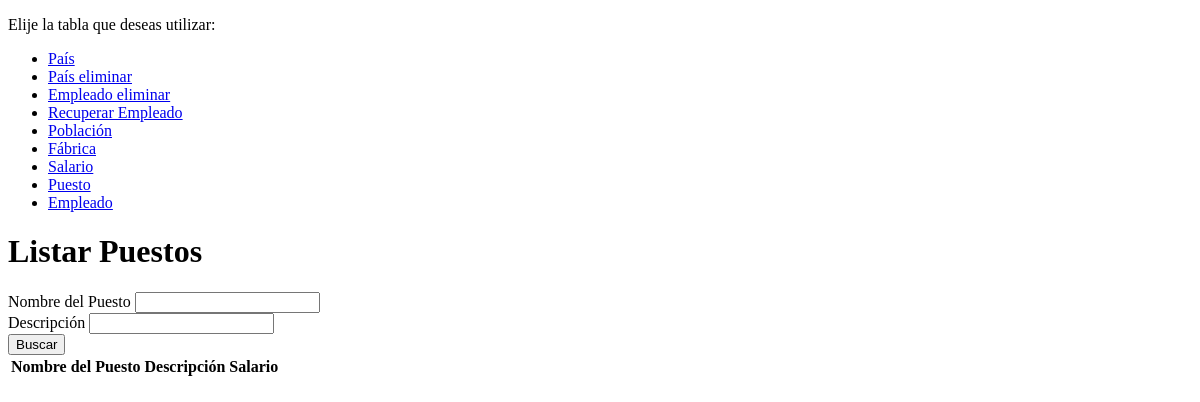
Page /Gestions/listar_puestos/ on the earlier database version.
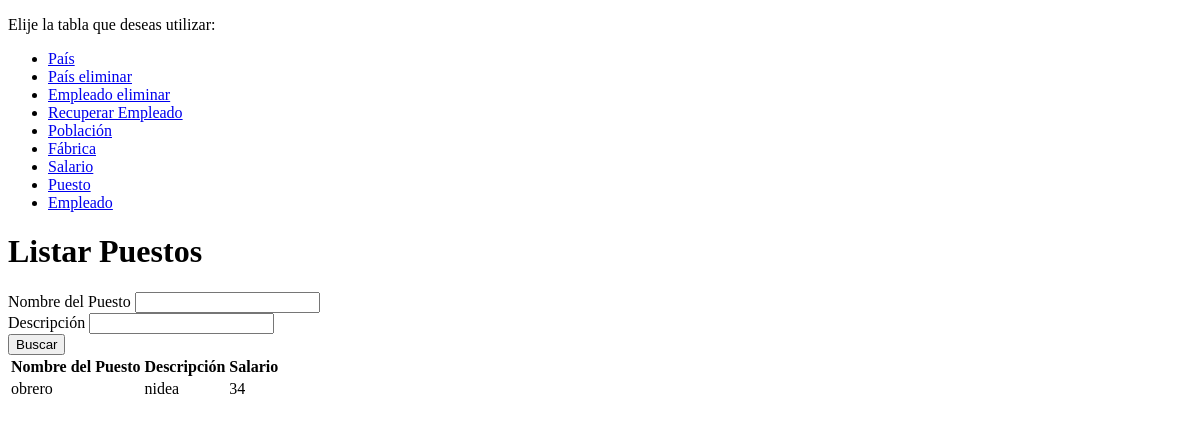
Same page on the later database version.
### Gestions/models.py (models this page shows, shortened)
class Puesto(models.Model):
    nombre_puesto = models.CharField(max_length=15, blank=False, null=False)
    descripcion = models.TextField(null=False)
    salario = models.ForeignKey(Salario, on_delete=models.CASCADE, related_name='puestos')

class Salario(models.Model):
    valor_bruto_año = models.IntegerField(null=False, blank=False)
    extra_junio = models.BooleanField(default=False)
    extra_diciembre = models.BooleanField(default=False)

### Gestions/views.py (the view)
# urls.py: path('listar_puestos/', views.listar_puestos, name="listar_puestos"),
def listar_puestos(request):
    filtro_puesto= request.GET.get('nombre_puesto')
    filtro_descripcion= request.GET.get('descripcion')
    filtro_documento = request.GET.get('documento')
    filtro_nombre = request.GET.get('nombre_empleado')
    filtro_apellido = request.GET.get('nombre_apellido')
    puestos = Puesto.objects.all()
    empleados = Empleado.objects.all()
    if filtro_puesto:
        puestos = puestos.filter(nombre_puesto__icontains=filtro_puesto)
    if filtro_descripcion:
        puestos = puestos.filter(descripcion__icontains=filtro_descripcion)
    if filtro_documento:
        empleados = empleados.filter(documento__icontains=filtro_documento)
    if filtro_nombre:
        empleados = empleados.filter(nombre_empleado__icontains=filtro_nombre)
    if filtro_apellido:
        empleados = empleados.filter(nombre_apellido__icontains=filtro_apellido)
    return render(request, 'listar_puestos.html', {'puestos': puestos, 'empleados': empleados})

### templates/listar_puestos.html (shortened to what this page needs)
{% extends "layouts/app.html" %}
{% load static %}
{% block card_title %}
<h1>Listar Puestos</h1>
{% endblock card_title %}
{% block form %}
{% include "forms/form_listar_puestos.html" %}
{% endblock form %}

### templates/layouts/app.html (shortened to what this page needs)
{% load static %}
<!DOCTYPE html>
<html lang="en">
<head>
</head>
<body>
  <header>
    <div class="header__menu">
      {% include "layouts/partials/texto_menu.html" %}
      {% include "layouts/partials/menu.html" %}
    </div>
  </header>
  <main>
    {% block card_title %}{% endblock card_title %}
    {% block form %}{% endblock form %}
  </main>
</body>
</html>

### templates/layouts/partials/texto_menu.html
<p>Elije la tabla que deseas utilizar:</p>

### templates/layouts/partials/menu.html
<nav>
  <ul>
    <li>
      <a href="{% url  'registrar_pais' %}">País</a>
    </li>
    <li>
      <a href="{% url  'accion_eliminar_pais' %}">País eliminar</a>
    </li>
    <li>
      <a href="{% url  'accion_eliminar_empleado' %}">Empleado eliminar</a>
    </li>
    <li>
      <a href="{% url  'recuperar_empleado' %}">Recuperar Empleado</a>
    </li>
    <li>
      <a href="{% url  'registrar_poblacion' %}">Población</a>
    </li>
    <li>
      <a href="{% url  'registrar_fabrica' %}">Fábrica</a>
    </li>
    <li>
      <a href="{% url  'registrar_salario' %}">Salario</a>
    </li>
    <li>
      <a href="{% url  'registrar_puesto' %}">Puesto</a>
    </li>
    <li>
      <a href="{% url  'tabla_empleado' %}">Empleado</a>
    </li>
  </ul>
</nav>

### templates/forms/form_listar_puestos.html
<section class="seccion_formulario">
  <article class="card">
    <form action="{% url 'listar_puestos' %}" method="get">
      <div class="form-group">
        <label for="nombre_puesto">Nombre del Puesto</label>
        <input type="text" class="form-control" id="nombre_puesto" name="nombre_puesto" required>
      </div>
      <div class="form-group">
        <label for="descripcion">Descripción</label>
        <input type="text" class="form-control" id="descripcion" name="descripcion" required>
      </div>
      <button type="submit">Buscar</button>
    </form>
  </article>
</section>
<table class="table">
  <thead>
    <tr>
      <th>Nombre del Puesto</th>
      <th>Descripción</th>
      <th>Salario</th>
    </tr>
  </thead>
  <tbody>
    {% for puesto in puestos %}
    <tr>
      <td>{{ puesto.nombre_puesto }}</td>
      <td>{{ puesto.descripcion }}</td>
      <td>{{ puesto.salario.valor_bruto_año }}</td>
    </tr>
    {% endfor %}
  </tbody>
</table>

Differences in the rows shown:
added Puesto: nombre_puesto "obrero", descripcion "nidea", salario.valor_bruto_año "34"
